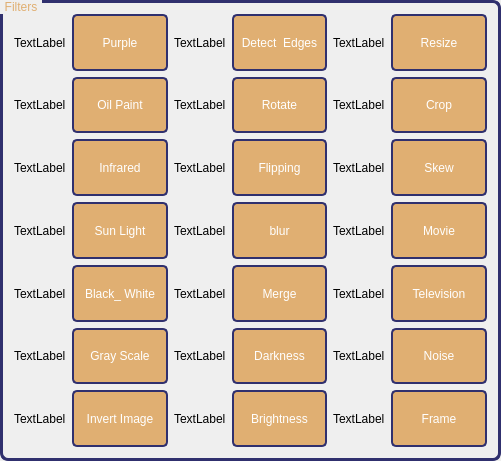
   <widget class="QGroupBox" name="groupBox_2">
    <property name="geometry">
     <rect>
      <x>680</x>
      <y>110</y>
      <width>501</width>
      <height>461</height>
     </rect>
    </property>
    <property name="styleSheet">
     <string notr="true">QGroupBox{
border: 3px solid #30306E;
border-radius:8;

}
QGroupBox::title{
color:#E0AF72;
subcontrol-position: top left;
subcontrol-origin: margin;
padding: -100 3px;
}</string>
    </property>
    <property name="title">
     <string>Filters</string>
    </property>
    <layout class="QVBoxLayout" name="verticalLayout_4">
     <item>
      <layout class="QHBoxLayout" name="horizontalLayout_11">
       <item>
        <layout class="QVBoxLayout" name="verticalLayout_3">
         <item>
          <layout class="QHBoxLayout" name="horizontalLayout_22">
           <item>
            <widget class="QLabel" name="label_24">
             <property name="sizePolicy">
              <sizepolicy hsizetype="Maximum" vsizetype="Preferred">
               <horstretch>0</horstretch>
               <verstretch>0</verstretch>
              </sizepolicy>
             </property>
             <property name="text">
              <string>TextLabel</string>
             </property>
            </widget>
           </item>
           <item>
            <widget class="QPushButton" name="pushButton_27">
             <property name="sizePolicy">
              <sizepolicy hsizetype="Minimum" vsizetype="Minimum">
               <horstretch>0</horstretch>
               <verstretch>0</verstretch>
              </sizepolicy>
             </property>
             <property name="styleSheet">
              <string notr="true">QPushButton{
color:white;
background-color:#E0AF72;
font: 10pt &quot;Arial&quot;;
border-radius:5;
border: 2px solid #30306E;
}
QPushButton:Hover{
background-color:#AD8758;
}</string>
             </property>
             <property name="text">
              <string>Purple</string>
             </property>
            </widget>
           </item>
          </layout>
         </item>
         <item>
          <layout class="QHBoxLayout" name="horizontalLayout_16">
           <item>
            <widget class="QLabel" name="label_19">
             <property name="sizePolicy">
              <sizepolicy hsizetype="Maximum" vsizetype="Preferred">
               <horstretch>0</horstretch>
               <verstretch>0</verstretch>
              </sizepolicy>
             </property>
             <property name="text">
              <string>TextLabel</string>
             </property>
            </widget>
           </item>
           <item>
            <widget class="QPushButton" name="pushButton_16">
             <property name="sizePolicy">
              <sizepolicy hsizetype="Minimum" vsizetype="Minimum">
               <horstretch>0</horstretch>
               <verstretch>0</verstretch>
              </sizepolicy>
             </property>
             <property name="styleSheet">
              <string notr="true">QPushButton{
color:white;
background-color:#E0AF72;
font: 10pt &quot;Arial&quot;;
border-radius:5;
border: 2px solid #30306E;
}
QPushButton:Hover{
background-color:#AD8758;
}</string>
             </property>
             <property name="text">
              <string>Oil Paint</string>
             </property>
            </widget>
           </item>
          </layout>
         </item>
         <item>
          <layout class="QHBoxLayout" name="horizontalLayout_17">
           <item>
            <widget class="QLabel" name="label_20">
             <property name="sizePolicy">
              <sizepolicy hsizetype="Maximum" vsizetype="Preferred">
               <horstretch>0</horstretch>
               <verstretch>0</verstretch>
              </sizepolicy>
             </property>
             <property name="text">
              <string>TextLabel</string>
             </property>
            </widget>
           </item>
           <item>
            <widget class="QPushButton" name="pushButton_17">
             <property name="sizePolicy">
              <sizepolicy hsizetype="Minimum" vsizetype="Minimum">
               <horstretch>0</horstretch>
               <verstretch>0</verstretch>
              </sizepolicy>
             </property>
             <property name="styleSheet">
              <string notr="true">QPushButton{
color:white;
background-color:#E0AF72;
font: 10pt &quot;Arial&quot;;
border-radius:5;
border: 2px solid #30306E;
}
QPushButton:Hover{
background-color:#AD8758;
}</string>
             </property>
             <property name="text">
              <string>Infrared</string>
             </property>
            </widget>
           </item>
          </layout>
         </item>
         <item>
          <layout class="QHBoxLayout" name="horizontalLayout_18">
           <item>
            <widget class="QLabel" name="label_21">
             <property name="sizePolicy">
              <sizepolicy hsizetype="Maximum" vsizetype="Preferred">
               <horstretch>0</horstretch>
               <verstretch>0</verstretch>
              </sizepolicy>
             </property>
             <property name="text">
              <string>TextLabel</string>
             </property>
            </widget>
           </item>
           <item>
            <widget class="QPushButton" name="pushButton_18">
             <property name="sizePolicy">
              <sizepolicy hsizetype="Minimum" vsizetype="Minimum">
               <horstretch>0</horstretch>
               <verstretch>0</verstretch>
              </sizepolicy>
             </property>
             <property name="styleSheet">
              <string notr="true">QPushButton{
color:white;
background-color:#E0AF72;
font: 10pt &quot;Arial&quot;;
border-radius:5;
border: 2px solid #30306E;
}
QPushButton:Hover{
background-color:#AD8758;
}</string>
             </property>
             <property name="text">
              <string>Sun Light</string>
             </property>
            </widget>
           </item>
          </layout>
         </item>
         <item>
          <layout class="QHBoxLayout" name="horizontalLayout_19">
           <item>
            <widget class="QLabel" name="label_22">
             <property name="sizePolicy">
              <sizepolicy hsizetype="Maximum" vsizetype="Preferred">
               <horstretch>0</horstretch>
               <verstretch>0</verstretch>
              </sizepolicy>
             </property>
             <property name="text">
              <string>TextLabel</string>
             </property>
            </widget>
           </item>
           <item>
            <widget class="QPushButton" name="pushButton_19">
             <property name="sizePolicy">
              <sizepolicy hsizetype="Minimum" vsizetype="Minimum">
               <horstretch>0</horstretch>
               <verstretch>0</verstretch>
              </sizepolicy>
             </property>
             <property name="styleSheet">
              <string notr="true">QPushButton{
color:white;
background-color:#E0AF72;
font: 10pt &quot;Arial&quot;;
border-radius:5;
border: 2px solid #30306E;
}
QPushButton:Hover{
background-color:#AD8758;
}</string>
             </property>
             <property name="text">
              <string>Black_ White</string>
             </property>
            </widget>
           </item>
          </layout>
         </item>
         <item>
          <layout class="QHBoxLayout" name="horizontalLayout_20">
           <item>
            <widget class="QLabel" name="label_23">
             <property name="sizePolicy">
              <sizepolicy hsizetype="Maximum" vsizetype="Preferred">
               <horstretch>0</horstretch>
               <verstretch>0</verstretch>
              </sizepolicy>
             </property>
             <property name="text">
              <string>TextLabel</string>
             </property>
            </widget>
           </item>
           <item>
            <widget class="QPushButton" name="pushButton_20">
             <property name="sizePolicy">
              <sizepolicy hsizetype="Minimum" vsizetype="Minimum">
               <horstretch>0</horstretch>
               <verstretch>0</verstretch>
              </sizepolicy>
             </property>
             <property name="styleSheet">
              <string notr="true">QPushButton{
color:white;
background-color:#E0AF72;
font: 10pt &quot;Arial&quot;;
border-radius:5;
border: 2px solid #30306E;
}
QPushButton:Hover{
background-color:#AD8758;
}</string>
             </property>
             <property name="text">
              <string>Gray Scale</string>
             </property>
            </widget>
           </item>
          </layout>
         </item>
         <item>
          <layout class="QHBoxLayout" name="horizontalLayout_21">
           <item>
            <widget class="QLabel" name="invertlabel">
             <property name="sizePolicy">
              <sizepolicy hsizetype="Maximum" vsizetype="Preferred">
               <horstretch>0</horstretch>
               <verstretch>0</verstretch>
              </sizepolicy>
             </property>
             <property name="text">
              <string>TextLabel</string>
             </property>
            </widget>
           </item>
           <item>
            <widget class="QPushButton" name="pushButton_21">
             <property name="sizePolicy">
              <sizepolicy hsizetype="Minimum" vsizetype="Minimum">
               <horstretch>0</horstretch>
               <verstretch>0</verstretch>
              </sizepolicy>
             </property>
             <property name="styleSheet">
              <string notr="true">QPushButton{
color:white;
background-color:#E0AF72;
font: 10pt &quot;Arial&quot;;
border-radius:5;
border: 2px solid #30306E;
}
QPushButton:Hover{
background-color:#AD8758;
}</string>
             </property>
             <property name="text">
              <string>Invert Image</string>
             </property>
            </widget>
           </item>
          </layout>
         </item>
        </layout>
       </item>
       <item>
        <layout class="QVBoxLayout" name="verticalLayout_2">
         <item>
          <layout class="QHBoxLayout" name="horizontalLayout_15">
           <item>
            <widget class="QLabel" name="label_18">
             <property name="sizePolicy">
              <sizepolicy hsizetype="Maximum" vsizetype="Preferred">
               <horstretch>0</horstretch>
               <verstretch>0</verstretch>
              </sizepolicy>
             </property>
             <property name="text">
              <string>TextLabel</string>
             </property>
            </widget>
           </item>
           <item>
            <widget class="QPushButton" name="pushButton_15">
             <property name="sizePolicy">
              <sizepolicy hsizetype="Minimum" vsizetype="Minimum">
               <horstretch>0</horstretch>
               <verstretch>0</verstretch>
              </sizepolicy>
             </property>
             <property name="styleSheet">
              <string notr="true">QPushButton{
color:white;
background-color:#E0AF72;
font: 10pt &quot;Arial&quot;;
border-radius:5;
border: 2px solid #30306E;
}
QPushButton:Hover{
background-color:#AD8758;
}</string>
             </property>
             <property name="text">
              <string>Detect  Edges</string>
             </property>
            </widget>
           </item>
          </layout>
         </item>
         <item>
          <layout class="QHBoxLayout" name="horizontalLayout_14">
           <item>
            <widget class="QLabel" name="label_17">
             <property name="sizePolicy">
              <sizepolicy hsizetype="Maximum" vsizetype="Preferred">
               <horstretch>0</horstretch>
               <verstretch>0</verstretch>
              </sizepolicy>
             </property>
             <property name="text">
              <string>TextLabel</string>
             </property>
            </widget>
           </item>
           <item>
            <widget class="QPushButton" name="pushButton_14">
             <property name="sizePolicy">
              <sizepolicy hsizetype="Minimum" vsizetype="Minimum">
               <horstretch>0</horstretch>
               <verstretch>0</verstretch>
              </sizepolicy>
             </property>
             <property name="styleSheet">
              <string notr="true">QPushButton{
color:white;
background-color:#E0AF72;
font: 10pt &quot;Arial&quot;;
border-radius:5;
border: 2px solid #30306E;
}
QPushButton:Hover{
background-color:#AD8758;
}</string>
             </property>
             <property name="text">
              <string>Rotate</string>
             </property>
            </widget>
           </item>
          </layout>
         </item>
         <item>
          <layout class="QHBoxLayout" name="horizontalLayout_13">
           <item>
            <widget class="QLabel" name="label_16">
             <property name="sizePolicy">
              <sizepolicy hsizetype="Maximum" vsizetype="Preferred">
               <horstretch>0</horstretch>
               <verstretch>0</verstretch>
              </sizepolicy>
             </property>
             <property name="text">
              <string>TextLabel</string>
             </property>
            </widget>
           </item>
           <item>
            <widget class="QPushButton" name="pushButton_13">
             <property name="sizePolicy">
              <sizepolicy hsizetype="Minimum" vsizetype="Minimum">
               <horstretch>0</horstretch>
               <verstretch>0</verstretch>
              </sizepolicy>
             </property>
             <property name="styleSheet">
              <string notr="true">QPushButton{
color:white;
background-color:#E0AF72;
font: 10pt &quot;Arial&quot;;
border-radius:5;
border: 2px solid #30306E;
}
QPushButton:Hover{
background-color:#AD8758;
}</string>
             </property>
             <property name="text">
              <string>Flipping</string>
             </property>
            </widget>
           </item>
          </layout>
         </item>
         <item>
          <layout class="QHBoxLayout" name="horizontalLayout_12">
           <item>
            <widget class="QLabel" name="label_15">
             <property name="sizePolicy">
              <sizepolicy hsizetype="Maximum" vsizetype="Minimum">
               <horstretch>0</horstretch>
               <verstretch>0</verstretch>
              </sizepolicy>
             </property>
             <property name="text">
              <string>TextLabel</string>
             </property>
            </widget>
           </item>
           <item>
            <widget class="QPushButton" name="pushButton_12">
             <property name="sizePolicy">
              <sizepolicy hsizetype="Minimum" vsizetype="Minimum">
               <horstretch>0</horstretch>
               <verstretch>0</verstretch>
              </sizepolicy>
             </property>
             <property name="styleSheet">
              <string notr="true">QPushButton{
color:white;
background-color:#E0AF72;
font: 10pt &quot;Arial&quot;;
border-radius:5;
border: 2px solid #30306E;
}
QPushButton:Hover{
background-color:#AD8758;
}</string>
             </property>
             <property name="text">
              <string>blur</string>
             </property>
            </widget>
           </item>
          </layout>
         </item>
         <item>
          <layout class="QHBoxLayout" name="horizontalLayout_8">
           <item>
            <widget class="QLabel" name="label_11">
             <property name="sizePolicy">
              <sizepolicy hsizetype="Maximum" vsizetype="Preferred">
               <horstretch>0</horstretch>
               <verstretch>0</verstretch>
              </sizepolicy>
             </property>
             <property name="text">
              <string>TextLabel</string>
             </property>
            </widget>
           </item>
           <item>
            <widget class="QPushButton" name="pushButton_8">
             <property name="sizePolicy">
              <sizepolicy hsizetype="Minimum" vsizetype="Minimum">
               <horstretch>0</horstretch>
               <verstretch>0</verstretch>
              </sizepolicy>
             </property>
             <property name="styleSheet">
              <string notr="true">QPushButton{
color:white;
background-color:#E0AF72;
font: 10pt &quot;Arial&quot;;
border-radius:5;
border: 2px solid #30306E;
}
QPushButton:Hover{
background-color:#AD8758;
}</string>
             </property>
             <property name="text">
              <string>Merge</string>
             </property>
            </widget>
           </item>
          </layout>
         </item>
         <item>
          <layout class="QHBoxLayout" name="horizontalLayout_10">
           <item>
            <widget class="QLabel" name="label_13">
             <property name="sizePolicy">
              <sizepolicy hsizetype="Maximum" vsizetype="Preferred">
               <horstretch>0</horstretch>
               <verstretch>0</verstretch>
              </sizepolicy>
             </property>
             <property name="text">
              <string>TextLabel</string>
             </property>
            </widget>
           </item>
           <item>
            <widget class="QPushButton" name="pushButton_10">
             <property name="sizePolicy">
              <sizepolicy hsizetype="Minimum" vsizetype="Minimum">
               <horstretch>0</horstretch>
               <verstretch>0</verstretch>
              </sizepolicy>
             </property>
             <property name="styleSheet">
              <string notr="true">QPushButton{
color:white;
background-color:#E0AF72;
font: 10pt &quot;Arial&quot;;
border-radius:5;
border: 2px solid #30306E;
}
QPushButton:Hover{
background-color:#AD8758;
}</string>
             </property>
             <property name="text">
              <string>Darkness</string>
             </property>
            </widget>
           </item>
          </layout>
         </item>
         <item>
          <layout class="QHBoxLayout" name="horizontalLayout_9">
           <item>
            <widget class="QLabel" name="label_12">
             <property name="sizePolicy">
              <sizepolicy hsizetype="Maximum" vsizetype="Preferred">
               <horstretch>0</horstretch>
               <verstretch>0</verstretch>
              </sizepolicy>
             </property>
             <property name="text">
              <string>TextLabel</string>
             </property>
            </widget>
           </item>
           <item>
            <widget class="QPushButton" name="pushButton_9">
             <property name="sizePolicy">
              <sizepolicy hsizetype="Minimum" vsizetype="Minimum">
               <horstretch>0</horstretch>
               <verstretch>0</verstretch>
              </sizepolicy>
             </property>
             <property name="styleSheet">
              <string notr="true">QPushButton{
color:white;
background-color:#E0AF72;
font: 10pt &quot;Arial&quot;;
border-radius:5;
border: 2px solid #30306E;
}
QPushButton:Hover{
background-color:#AD8758;
}</string>
             </property>
             <property name="text">
              <string>Brightness</string>
             </property>
            </widget>
           </item>
          </layout>
         </item>
        </layout>
       </item>
       <item>
        <layout class="QVBoxLayout" name="verticalLayout">
         <item>
          <layout class="QHBoxLayout" name="horizontalLayout">
           <item>
            <widget class="QLabel" name="label_4">
             <property name="sizePolicy">
              <sizepolicy hsizetype="Maximum" vsizetype="Preferred">
               <horstretch>0</horstretch>
               <verstretch>0</verstretch>
              </sizepolicy>
             </property>
             <property name="text">
              <string>TextLabel</string>
             </property>
            </widget>
           </item>
           <item>
            <widget class="QPushButton" name="pushButton">
             <property name="sizePolicy">
              <sizepolicy hsizetype="Minimum" vsizetype="Minimum">
               <horstretch>0</horstretch>
               <verstretch>0</verstretch>
              </sizepolicy>
             </property>
             <property name="styleSheet">
              <string notr="true">QPushButton{
color:white;
background-color:#E0AF72;
font: 10pt &quot;Arial&quot;;
border-radius:5;
border: 2px solid #30306E;
}
QPushButton:Hover{
background-color:#AD8758;
}</string>
             </property>
             <property name="text">
              <string>Resize</string>
             </property>
            </widget>
           </item>
          </layout>
         </item>
         <item>
          <layout class="QHBoxLayout" name="horizontalLayout_2">
           <item>
            <widget class="QLabel" name="label_5">
             <property name="sizePolicy">
              <sizepolicy hsizetype="Maximum" vsizetype="Preferred">
               <horstretch>0</horstretch>
               <verstretch>0</verstretch>
              </sizepolicy>
             </property>
             <property name="text">
              <string>TextLabel</string>
             </property>
            </widget>
           </item>
           <item>
            <widget class="QPushButton" name="pushButton_2">
             <property name="sizePolicy">
              <sizepolicy hsizetype="Minimum" vsizetype="Minimum">
               <horstretch>0</horstretch>
               <verstretch>0</verstretch>
              </sizepolicy>
             </property>
             <property name="styleSheet">
              <string notr="true">QPushButton{
color:white;
background-color:#E0AF72;
font: 10pt &quot;Arial&quot;;
border-radius:5;
border: 2px solid #30306E;
}
QPushButton:Hover{
background-color:#AD8758;
}</string>
             </property>
             <property name="text">
              <string>Crop</string>
             </property>
            </widget>
           </item>
          </layout>
         </item>
         <item>
          <layout class="QHBoxLayout" name="horizontalLayout_3">
           <item>
            <widget class="QLabel" name="label_6">
             <property name="sizePolicy">
              <sizepolicy hsizetype="Maximum" vsizetype="Preferred">
               <horstretch>0</horstretch>
               <verstretch>0</verstretch>
              </sizepolicy>
             </property>
             <property name="text">
              <string>TextLabel</string>
             </property>
            </widget>
           </item>
           <item>
            <widget class="QPushButton" name="pushButton_3">
             <property name="sizePolicy">
              <sizepolicy hsizetype="Minimum" vsizetype="Minimum">
               <horstretch>0</horstretch>
               <verstretch>0</verstretch>
              </sizepolicy>
             </property>
             <property name="styleSheet">
              <string notr="true">QPushButton{
color:white;
background-color:#E0AF72;
font: 10pt &quot;Arial&quot;;
border-radius:5;
border: 2px solid #30306E;
}
QPushButton:Hover{
background-color:#AD8758;
}</string>
             </property>
             <property name="text">
              <string>Skew</string>
             </property>
            </widget>
           </item>
          </layout>
         </item>
         <item>
          <layout class="QHBoxLayout" name="horizontalLayout_4">
           <item>
            <widget class="QLabel" name="label_7">
             <property name="sizePolicy">
              <sizepolicy hsizetype="Maximum" vsizetype="Preferred">
               <horstretch>0</horstretch>
               <verstretch>0</verstretch>
              </sizepolicy>
             </property>
             <property name="text">
              <string>TextLabel</string>
             </property>
            </widget>
           </item>
           <item>
            <widget class="QPushButton" name="pushButton_4">
             <property name="sizePolicy">
              <sizepolicy hsizetype="Minimum" vsizetype="Minimum">
               <horstretch>0</horstretch>
               <verstretch>0</verstretch>
              </sizepolicy>
             </property>
             <property name="styleSheet">
              <string notr="true">QPushButton{
color:white;
background-color:#E0AF72;
font: 10pt &quot;Arial&quot;;
border-radius:5;
border: 2px solid #30306E;
}
QPushButton:Hover{
background-color:#AD8758;
}</string>
             </property>
             <property name="text">
              <string>Movie</string>
             </property>
            </widget>
           </item>
          </layout>
         </item>
         <item>
          <layout class="QHBoxLayout" name="horizontalLayout_5">
           <item>
            <widget class="QLabel" name="label_8">
             <property name="sizePolicy">
              <sizepolicy hsizetype="Maximum" vsizetype="Preferred">
               <horstretch>0</horstretch>
               <verstretch>0</verstretch>
              </sizepolicy>
             </property>
             <property name="text">
              <string>TextLabel</string>
             </property>
            </widget>
           </item>
           <item>
            <widget class="QPushButton" name="pushButton_5">
             <property name="sizePolicy">
              <sizepolicy hsizetype="Minimum" vsizetype="Minimum">
               <horstretch>0</horstretch>
               <verstretch>0</verstretch>
              </sizepolicy>
             </property>
             <property name="styleSheet">
              <string notr="true">QPushButton{
color:white;
background-color:#E0AF72;
font: 10pt &quot;Arial&quot;;
border-radius:5;
border: 2px solid #30306E;
}
QPushButton:Hover{
background-color:#AD8758;
}</string>
             </property>
             <property name="text">
              <string>Television</string>
             </property>
            </widget>
           </item>
          </layout>
         </item>
         <item>
          <layout class="QHBoxLayout" name="horizontalLayout_7">
           <item>
            <widget class="QLabel" name="label_10">
             <property name="sizePolicy">
              <sizepolicy hsizetype="Maximum" vsizetype="Preferred">
               <horstretch>0</horstretch>
               <verstretch>0</verstretch>
              </sizepolicy>
             </property>
             <property name="text">
              <string>TextLabel</string>
             </property>
            </widget>
           </item>
           <item>
            <widget class="QPushButton" name="pushButton_7">
             <property name="sizePolicy">
              <sizepolicy hsizetype="Minimum" vsizetype="Minimum">
               <horstretch>0</horstretch>
               <verstretch>0</verstretch>
              </sizepolicy>
             </property>
             <property name="styleSheet">
              <string notr="true">QPushButton{
color:white;
background-color:#E0AF72;
font: 10pt &quot;Arial&quot;;
border-radius:5;
border: 2px solid #30306E;
}
QPushButton:Hover{
background-color:#AD8758;
}</string>
             </property>
             <property name="text">
              <string>Noise</string>
             </property>
            </widget>
           </item>
          </layout>
         </item>
         <item>
          <layout class="QHBoxLayout" name="horizontalLayout_6">
           <item>
            <widget class="QLabel" name="label_9">
             <property name="sizePolicy">
              <sizepolicy hsizetype="Maximum" vsizetype="Preferred">
               <horstretch>0</horstretch>
               <verstretch>0</verstretch>
              </sizepolicy>
             </property>
             <property name="text">
              <string>TextLabel</string>
             </property>
            </widget>
           </item>
           <item>
            <widget class="QPushButton" name="pushButton_6">
             <property name="sizePolicy">
              <sizepolicy hsizetype="Minimum" vsizetype="Minimum">
               <horstretch>0</horstretch>
               <verstretch>0</verstretch>
              </sizepolicy>
             </property>
             <property name="styleSheet">
              <string notr="true">QPushButton{
color:white;
background-color:#E0AF72;
font: 10pt &quot;Arial&quot;;
border-radius:5;
border: 2px solid #30306E;
}
QPushButton:Hover{
background-color:#AD8758;
}</string>
             </property>
             <property name="text">
              <string>Frame</string>
             </property>
            </widget>
           </item>
          </layout>
         </item>
        </layout>
       </item>
      </layout>
     </item>
    </layout>
   </widget>
